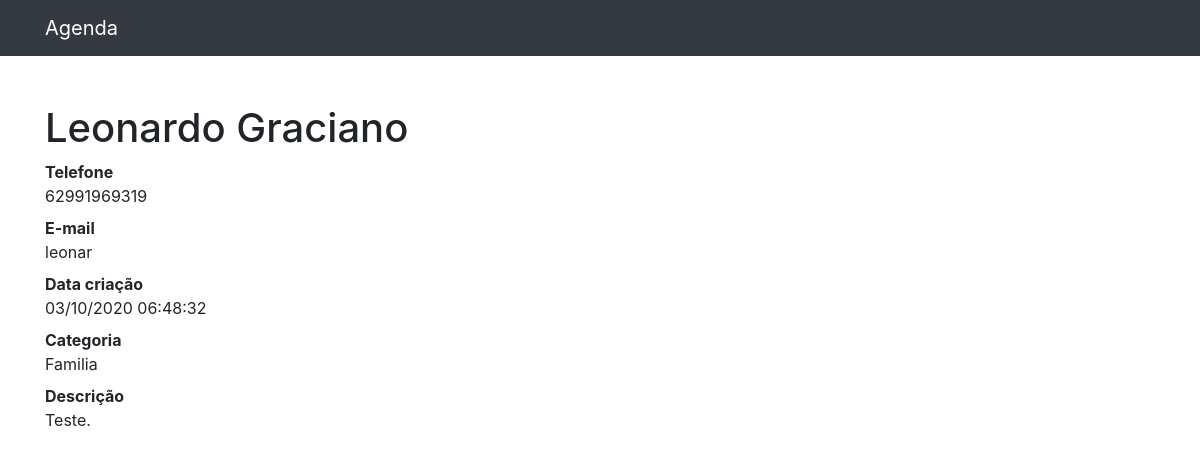
/2, run on the app's committed database.
### contatos/models.py (models this page shows, shortened)
class Contato(models.Model):
    nome = models.CharField(max_length=250)
    sobrenome = models.CharField(max_length=250, blank=True)
    telefone = models.CharField(max_length=250)
    email = models.CharField(max_length=250, blank=True)
    data_da_criação = models.DateTimeField(default=timezone.now)
    descrição = models.TextField(blank=True)
    categoria = models.ForeignKey(Categoria, on_delete=models.DO_NOTHING)
    mostrar = models.BooleanField(default=True)

class Categoria(models.Model):
    nome = models.CharField(max_length=250)
    def __str__(self):
        return self.nome

### contatos/views.py (the view)
# urls.py: path('<int:contato_id>', views.detalhes, name='detalhes'),
def detalhes(request, contato_id):
    contato = get_object_or_404(Contato, id=contato_id)
    if not contato.mostrar:
        raise Http404()
    return render(request, 'contatos/detalhes.html', {
        'contato': contato
    })

### contatos/templates/contatos/detalhes.html
{% extends 'base.html'%}
{% block 'conteudo' %}
        <h1 class="mt-5">{{contato.nome}} {{contato.sobrenome}}</h1>
        <dl>
          <dt>Telefone</dt>
          <dd>{{contato.telefone}}</dd>
          <dt>E-mail</dt>
          <dd>{{contato.email}}</dd>
          <dt>Data criação</dt>
          <dd>{{contato.data_da_criação|date:'d/m/Y h:i:s'}}</dd>
          <dt>Categoria</dt>
          <dd>{{contato.categoria}}</dd>
          <dt>Descrição</dt>
          <dd>
            {{contato.descrição}}
          </dd>
        </dl>
{% endblock  %}

### data on the page
Contato: nome "Leonardo", sobrenome "Graciano", telefone "62991969319", email "leonar", data_da_criação "03/10/2020 06:48:32", categoria "Familia", descrição "Teste."
